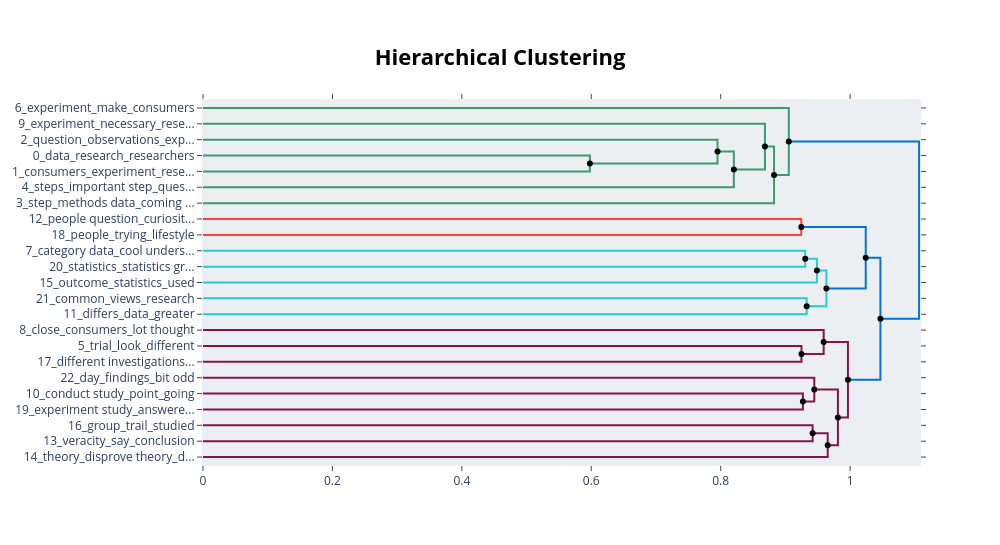

Write notebook code for a chart like this one.
### Code cell
q1_hierarchical_topics = q1_topic_model.hierarchical_topics(q1_docs)
q1_topic_model.visualize_hierarchy(hierarchical_topics=q1_hierarchical_topics)

### Figure 1 — Plotly figure (JSON) as saved in the notebook; plotly's stock layout.template omitted (floating-point values rounded to 4 significant figures)
{"data": [{"hoverinfo": "text", "marker": {"color": "rgb(61,153,112)"}, "mode": "lines", "text": ["data_research_researchers_hypothesis_experiment", "", "", "consumers_experiment_researchers_scientist_data"], "type": "scatter", "x": [0.0, 0.5979, 0.5979, 0.0], "xaxis": "x", "y": [-35.0, -35.0, -45.0, -45.0], "yaxis": "y"}, {"hoverinfo": "text", "marker": {"color": "rgb(61,153,112)"}, "mode": "lines", "text": ["question_observations_experiment_hypothesis_new observations", "", "", "data_research_researchers_hypothesis_experiment"], "type": "scatter", "x": [0.0, 0.7951, 0.7951, 0.5979], "xaxis": "x", "y": [-25.0, -25.0, -40.0, -40.0], "yaxis": "y"}, {"hoverinfo": "text", "marker": {"color": "rgb(61,153,112)"}, "mode": "lines", "text": ["data_research_hypothesis_researchers_experiment", "", "", "steps_important step_question_hypothesis_important"], "type": "scatter", "x": [0.7951, 0.8203, 0.8203, 0.0], "xaxis": "x", "y": [-32.5, -32.5, -55.0, -55.0], "yaxis": "y"}, {"hoverinfo": "text", "marker": {"color": "rgb(61,153,112)"}, "mode": "lines", "text": ["experiment_necessary_research_question_actually", "", "", "data_research_hypothesis_researchers_experiment"], "type": "scatter", "x": [0.0, 0.8684, 0.8684, 0.8203], "xaxis": "x", "y": [-15.0, -15.0, -43.75, -43.75], "yaxis": "y"}, {"hoverinfo": "text", "marker": {"color": "rgb(61,153,112)"}, "mode": "lines", "text": ["data_research_hypothesis_experiment_researchers", "", "", "step_methods data_coming idea_coming_step step"], "type": "scatter", "x": [0.8684, 0.8825, 0.8825, 0.0], "xaxis": "x", "y": [-29.38, -29.38, -65.0, -65.0], "yaxis": "y"}, {"hoverinfo": "text", "marker": {"color": "rgb(61,153,112)"}, "mode": "lines", "text": ["experiment_make_consumers_planning_able interpret", "", "", "data_research_hypothesis_experiment_researchers"], "type": "scatter", "x": [0.0, 0.9053, 0.9053, 0.8825], "xaxis": "x", "y": [-5.0, -5.0, -47.19, -47.19], "yaxis": "y"}, {"hoverinfo": "text", "marker": {"color": "rgb(255,65,54)"}, "mode": "lines", "text": ["people question_curiosity_mind_happen_ideas", "", "", "people_trying_lifestyle_happen_scientist"], "type": "scatter", "x": [0.0, 0.9245, 0.9245, 0.0], "xaxis": "x", "y": [-75.0, -75.0, -85.0, -85.0], "yaxis": "y"}, {"hoverinfo": "text", "marker": {"color": "rgb(35,205,205)"}, "mode": "lines", "text": ["category data_cool understand_understand mathematics_statistics category_statistical research", "", "", "statistics_statistics great_learn_odds_tell"], "type": "scatter", "x": [0.0, 0.9306, 0.9306, 0.0], "xaxis": "x", "y": [-95.0, -95.0, -105.0, -105.0], "yaxis": "y"}, {"hoverinfo": "text", "marker": {"color": "rgb(35,205,205)"}, "mode": "lines", "text": ["statistics_learn_great_life_survey cool", "", "", "outcome_statistics_used_expected_happen just"], "type": "scatter", "x": [0.9306, 0.9487, 0.9487, 0.0], "xaxis": "x", "y": [-100.0, -100.0, -115.0, -115.0], "yaxis": "y"}, {"hoverinfo": "text", "marker": {"color": "rgb(35,205,205)"}, "mode": "lines", "text": ["common_views_research_data collection_researchers", "", "", "differs_data_greater_collection_data collected"], "type": "scatter", "x": [0.0, 0.9329, 0.9329, 0.0], "xaxis": "x", "y": [-125.0, -125.0, -135.0, -135.0], "yaxis": "y"}, {"hoverinfo": "text", "marker": {"color": "rgb(35,205,205)"}, "mode": "lines", "text": ["statistics_learn_used_outcome_great", "", "", "differs_data_collection_data collection_greater"], "type": "scatter", "x": [0.9487, 0.9633, 0.9633, 0.9329], "xaxis": "x", "y": [-107.5, -107.5, -130.0, -130.0], "yaxis": "y"}, {"hoverinfo": "text", "marker": {"color": "rgb(0,116,217)"}, "mode": "lines", "text": ["people_happen_curiosity_people question_trying", "", "", "statistics_data_differs_used_outcome"], "type": "scatter", "x": [0.9245, 1.024, 1.024, 0.9633], "xaxis": "x", "y": [-80.0, -80.0, -118.8, -118.8], "yaxis": "y"}, {"hoverinfo": "text", "marker": {"color": "rgb(133,20,75)"}, "mode": "lines", "text": ["trial_look_different_things_assume", "", "", "different investigations_believe_collecting_different_improve"], "type": "scatter", "x": [0.0, 0.9248, 0.9248, 0.0], "xaxis": "x", "y": [-155.0, -155.0, -165.0, -165.0], "yaxis": "y"}, {"hoverinfo": "text", "marker": {"color": "rgb(133,20,75)"}, "mode": "lines", "text": ["close_consumers_lot thought_align_thought", "", "", "different_look_trial_lot_trial error"], "type": "scatter", "x": [0.0, 0.9591, 0.9591, 0.9248], "xaxis": "x", "y": [-145.0, -145.0, -160.0, -160.0], "yaxis": "y"}, {"hoverinfo": "text", "marker": {"color": "rgb(133,20,75)"}, "mode": "lines", "text": ["conduct study_point_going_aware_given", "", "", "experiment study_answered_conduct experiment_researchers_questions"], "type": "scatter", "x": [0.0, 0.9271, 0.9271, 0.0], "xaxis": "x", "y": [-185.0, -185.0, -195.0, -195.0], "yaxis": "y"}, {"hoverinfo": "text", "marker": {"color": "rgb(133,20,75)"}, "mode": "lines", "text": ["day_findings_bit odd_aspect going_accurate overall", "", "", "experiment_experiment study_given_study_going"], "type": "scatter", "x": [0.0, 0.9446, 0.9446, 0.9271], "xaxis": "x", "y": [-175.0, -175.0, -190.0, -190.0], "yaxis": "y"}, {"hoverinfo": "text", "marker": {"color": "rgb(133,20,75)"}, "mode": "lines", "text": ["group_trail_studied_carry_question", "", "", "veracity_say_conclusion_hypothesis experiments_hypothesis"], "type": "scatter", "x": [0.0, 0.9421, 0.9421, 0.0], "xaxis": "x", "y": [-205.0, -205.0, -215.0, -215.0], "yaxis": "y"}, {"hoverinfo": "text", "marker": {"color": "rgb(133,20,75)"}, "mode": "lines", "text": ["group_question_hypothesis_sort_veracity", "", "", "theory_disprove theory_disprove_believe_attempt disprove"], "type": "scatter", "x": [0.9421, 0.9654, 0.9654, 0.0], "xaxis": "x", "y": [-210.0, -210.0, -225.0, -225.0], "yaxis": "y"}, {"hoverinfo": "text", "marker": {"color": "rgb(133,20,75)"}, "mode": "lines", "text": ["experiment_study_going_experiment study_questions", "", "", "believe_hypothesis_theory_disprove theory_question"], "type": "scatter", "x": [0.9446, 0.9811, 0.9811, 0.9654], "xaxis": "x", "y": [-182.5, -182.5, -217.5, -217.5], "yaxis": "y"}, {"hoverinfo": "text", "marker": {"color": "rgb(133,20,75)"}, "mode": "lines", "text": ["different_look_lot_things_trial", "", "", "experiment_group_hypothesis_believe_data"], "type": "scatter", "x": [0.9591, 0.9967, 0.9967, 0.9811], "xaxis": "x", "y": [-152.5, -152.5, -200.0, -200.0], "yaxis": "y"}, {"hoverinfo": "text", "marker": {"color": "rgb(0,116,217)"}, "mode": "lines", "text": ["statistics_data_people_learn_happen", "", "", "believe_things_experiment_data_lot"], "type": "scatter", "x": [1.024, 1.047, 1.047, 0.9967], "xaxis": "x", "y": [-99.38, -99.38, -176.2, -176.2], "yaxis": "y"}, {"hoverinfo": "text", "marker": {"color": "rgb(0,116,217)"}, "mode": "lines", "text": ["data_research_experiment_hypothesis_researchers", "", "", "data_believe_statistics_people_research"], "type": "scatter", "x": [0.9053, 1.107, 1.107, 1.047], "xaxis": "x", "y": [-26.09, -26.09, -137.8, -137.8], "yaxis": "y"}, {"hoverinfo": "text", "hovertext": ["data_research_hypothesis_researchers_experiment", "data_research_hypothesis_experiment_researchers", "statistics_learn_great_life_survey cool", "statistics_learn_used_outcome_great", "people_happen_curiosity_people question_trying", "group_question_hypothesis_sort_veracity", "experiment_study_going_experiment study_questions", "different_look_lot_things_trial", "statistics_data_people_learn_happen", "data_research_experiment_hypothesis_researchers"], "marker": {"color": "black"}, "mode": "markers", "showlegend": false, "type": "scatter", "x": [0.7951, 0.8684, 0.9306, 0.9487, 0.9245, 0.9421, 0.9446, 0.9591, 1.024, 0.9053], "y": [-32.5, -29.38, -100, -107.5, -80, -210, -182.5, -152.5, -99.38, -26.09]}, {"hoverinfo": "text", "hovertext": ["data_research_researchers_hypothesis_experiment", "data_research_hypothesis_researchers_experiment", "data_research_hypothesis_experiment_researchers", "differs_data_collection_data collection_greater", "statistics_data_differs_used_outcome", "different_look_trial_lot_trial error", "experiment_experiment study_given_study_going", "believe_hypothesis_theory_disprove theory_question", "experiment_group_hypothesis_believe_data", "believe_things_experiment_data_lot", "data_believe_statistics_people_research"], "marker": {"color": "black"}, "mode": "markers", "showlegend": false, "type": "scatter", "x": [0.5979, 0.8203, 0.8825, 0.9329, 0.9633, 0.9248, 0.9271, 0.9654, 0.9811, 0.9967, 1.047], "y": [-40, -43.75, -47.19, -130, -118.8, -160, -190, -217.5, -200, -176.2, -137.8]}], "layout": {"autosize": false, "height": 545, "hoverlabel": {"bgcolor": "white", "font": {"family": "Rockwell", "size": 16}}, "hovermode": "closest", "plot_bgcolor": "#ECEFF1", "showlegend": false, "title": {"font": {"color": "Black", "size": 22}, "text": "<b>Hierarchical Clustering</b>", "x": 0.5, "xanchor": "center", "yanchor": "top"}, "width": 1000, "xaxis": {"mirror": "allticks", "rangemode": "tozero", "showgrid": false, "showline": true, "showticklabels": true, "ticks": "outside", "type": "linear", "zeroline": false}, "yaxis": {"mirror": "allticks", "range": [-230, 0], "rangemode": "tozero", "showgrid": false, "showline": true, "showticklabels": true, "tickmode": "array", "ticks": "outside", "ticktext": ["6_experiment_make_consumers", "9_experiment_necessary_rese...", "2_question_observations_exp...", "0_data_research_researchers", "1_consumers_experiment_rese...", "4_steps_important step_ques...", "3_step_methods data_coming ...", "12_people question_curiosit...", "18_people_trying_lifestyle", "7_category data_cool unders...", "20_statistics_statistics gr...", "15_outcome_statistics_used", "21_common_views_research", "11_differs_data_greater", "8_close_consumers_lot thought", "5_trial_look_different", "17_different investigations...", "22_day_findings_bit odd", "10_conduct study_point_going", "19_experiment study_answere...", "16_group_trail_studied", "13_veracity_say_conclusion", "14_theory_disprove theory_d..."], "tickvals": [-5, -15, -25, -35, -45, -55, -65, -75, -85, -95, -105, -115, -125, -135, -145, -155, -165, -175, -185, -195, -205, -215, -225], "type": "linear", "zeroline": false}}}
